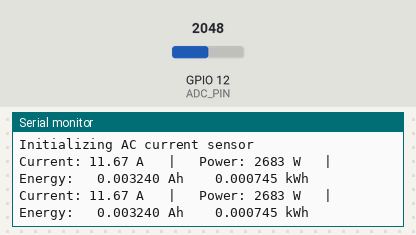
Simulated run of this program. Board: ESP32. Shown: the last lines printed to the serial monitor. The test bench sets the inputs (shaded band); at power-on: GPIO 12 (ADC_PIN) = 2048.

Above: at 1.3 s.
1.4 s: GPIO 12 (ADC_PIN) set to 1228
At 2.9 s:
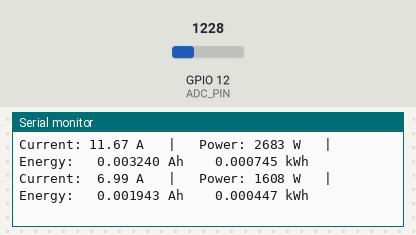
4.4 s: GPIO 12 (ADC_PIN) set to 491
At 6.0 s:
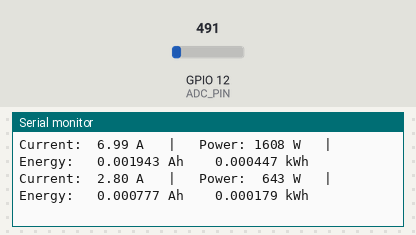
7.4 s: GPIO 12 (ADC_PIN) set to 10
At 9.0 s:
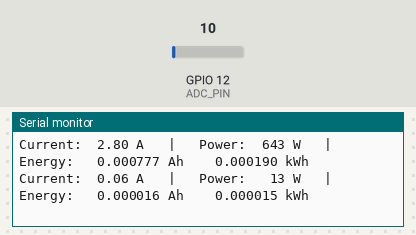
10.4 s: GPIO 12 (ADC_PIN) set to 0
At 12.0 s:
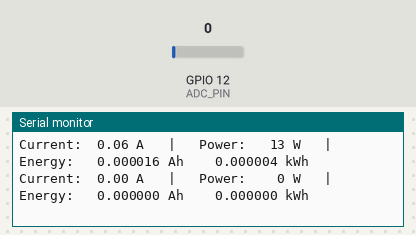

The program:

main.cpp
```cpp
//
// Made for ESP32 MCU using the Arduino framework
// https://wiki.dfrobot.com/Gravity_Analog_AC_Current_Sensor__SKU_SEN0211_
//
// To use on arduino change:
// - ADC pin
// - ADC resolution (10bit for uno)
// - VREF
//

#include <Arduino.h>

#define ADC_PIN 12
#define ADC_RESOLUTION_BITS 12
#define MAX_AMPERAGE 20
#define VREF 3.3
#define RMS_VOLTAGE 230

float val;
int power; // apparent power VA
char buf[50];
float energy_ah=0; // Ah
float energy_kwh=0; // kWh (assuming power factor = 1)

float calculate_amp()
{
  float current_val = 0;
  float peak_voltage = 0;
  float rms_value = 0;  //Vrms
  for (int i = 0; i < 50; i++)
  {
    peak_voltage += analogRead(ADC_PIN);   //read peak voltage
    // delay(1);
  }
  peak_voltage = peak_voltage / 50;
  rms_value = peak_voltage * 0.707;    //change the peak voltage to the Virtual Value of voltage

  /*The circuit is amplified by 2 times, so it is divided by 2.*/
  rms_value = (rms_value / pow(2, ADC_RESOLUTION_BITS) * VREF ) / 2;

  current_val = rms_value * MAX_AMPERAGE;

  return current_val;
}

void setup()
{
  Serial.begin(115200);
  // adcAttachPin(ADC_PIN);
  Serial.println("Initializing AC current sensor");
  delay(100);
}

void loop()
{
  val = calculate_amp();
  energy_ah += val/3600;
  energy_kwh += (val*RMS_VOLTAGE)/3600000;
  power = RMS_VOLTAGE*val;
  sprintf(buf, "Current: %5.2f A   |   Power: %4d W   |   Energy: %10.6f Ah  %10.6f kWh", val, power, energy_ah, energy_kwh);
  Serial.println(buf);

  // Serial.println(analogRead(ADC_PIN));

  delay(1000);
}
```

Measured:
- after the input at 1.4 s, the serial monitor: prints a new line after 0.72 s (image 1)
- after the input at 4.4 s, the serial monitor: prints a new line after 0.74 s (image 2)
- after the input at 7.4 s, the serial monitor: prints a new line after 0.76 s (image 3)
- after the input at 10.4 s, the serial monitor: prints a new line after 0.78 s (image 4)
